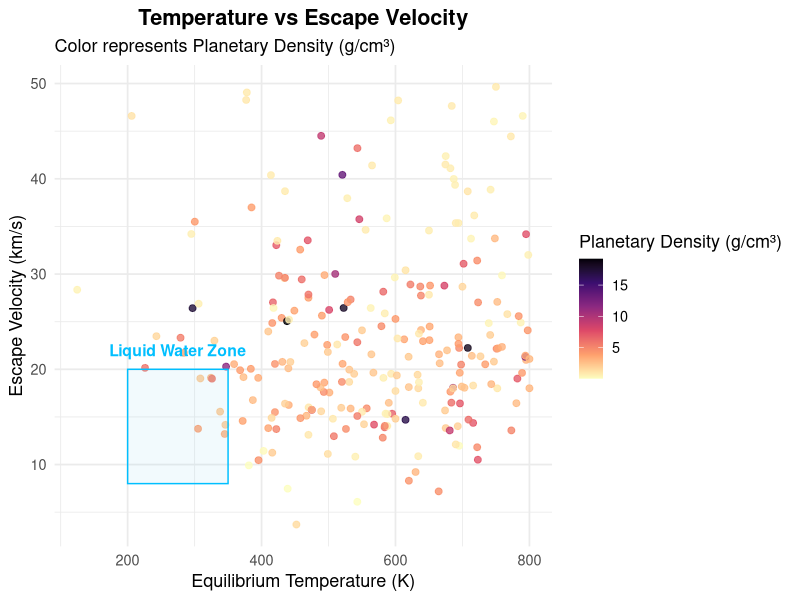

This figure's R source:
library(ggplot2)

# Load dataset
df <- read.csv("exoplanets_filtered_default.csv", comment.char = "#")

# Get values for density and escape velocity
df$density_gcc <- 5.514 * (df$pl_bmasse / (df$pl_rade^3))  # density
df$v_esc_kms <- 11.2 * sqrt(df$pl_bmasse / df$pl_rade)     # escape velocity

# Clean data
df_plot <- subset(df, !is.na(pl_eqt) & !is.na(v_esc_kms) & !is.na(density_gcc))
df_plot <- subset(df_plot, pl_eqt <= 800 & v_esc_kms <= 50 & density_gcc <= 20)


# Scatterplot
ggplot(df_plot, aes(x = pl_eqt, y = v_esc_kms, color = density_gcc)) +
  geom_point(size = 2, alpha = 0.8) +
  scale_color_viridis_c(option = "magma", direction = -1) +
  annotate("rect", xmin = 200, xmax = 350, ymin = 8, ymax = 20,
           alpha = 0.1, fill = "skyblue", color = "deepskyblue") +
  annotate("text", x = 275, y = 22, label = "Liquid Water Zone",
           color = "deepskyblue", size = 4, fontface = "bold") +
  labs(
    title = "Temperature vs Escape Velocity",
    subtitle = "Color represents Planetary Density (g/cm³)",
    x = "Equilibrium Temperature (K)",
    y = "Escape Velocity (km/s)",
    color = "Planetary Density (g/cm³)"
  ) +
  theme_minimal(base_size = 13) +
  theme(plot.title = element_text(face = "bold", hjust = 0.5))
